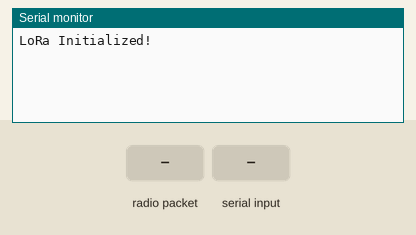
The sketch below on a simulated ESP32. Shown: the last lines printed to the serial monitor. Inputs (shaded band) come from the test bench. No radio packets arrive unless stated.

Above: at 1.2 s.
1.3 s: radio packet "1" arrives
At 3.5 s:
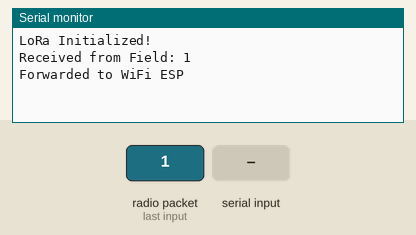
3.8 s: "1\n" received over the second serial link
At 4.8 s:
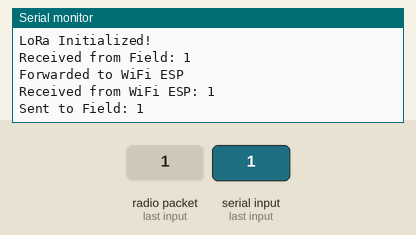
5.3 s: radio packet "0" arrives
At 6.64 s:
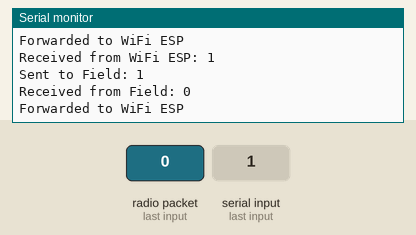
6.8 s: "0\n" received over the second serial link
At 8.3 s:
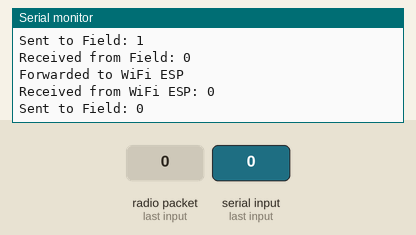

Measured:
- after the input at 1.3 s, the serial monitor: prints a new line after 1.0 s (image 1)
- after the input at 3.8 s, the serial monitor: prints a new line at once (image 2)
- after the input at 5.3 s, the serial monitor: prints a new line after 1.1 s (image 3)
- after the input at 6.8 s, the serial monitor: prints a new line at once (image 4)

The sketch:

HOME_LORA.ino
```cpp
#include <SPI.h>
#include <LoRa.h>

HardwareSerial mySerial(2);  // UART2 (TX2=17, RX2=16)

#define NSS 4
#define RST 5
#define DI0 2

String lastReceivedFromField = "";
bool isInitiator = false;

void setup() {
  Serial.begin(115200);
  mySerial.begin(115200, SERIAL_8N1, 16, 17); // RX=16, TX=17

  LoRa.setPins(NSS, RST, DI0);
  if (!LoRa.begin(433E6)) {
    Serial.println("Starting LoRa failed!");
    while (1);
  }
  LoRa.setSyncWord(0xF1);
  Serial.println("LoRa Initialized!");
}

void loop() {
  if (!isInitiator && LoRa.parsePacket()) {
    // Step 1: Receive message from Field ESP
    String incoming = LoRa.readString();
    Serial.print("Received from Field: ");
    Serial.println(incoming);
    lastReceivedFromField = incoming;

    // Step 2: Forward to WiFi ESP via UART
    mySerial.println(incoming);
    Serial.println("Forwarded to WiFi ESP");

    while (mySerial.available()) mySerial.read();

    // Step 3: Wait for response from WiFi ESP (timeout after 3 seconds)
    unsigned long startTime = millis();
    while (!mySerial.available() && millis() - startTime < 3000);

    if (mySerial.available()) {
      String response = mySerial.readStringUntil('\n');
      response.trim();
      Serial.print("Received from WiFi ESP: ");
      Serial.println(response);

      // Step 4: Send response to Field ESP
      LoRa.beginPacket();
      LoRa.print(response);
      LoRa.endPacket();
      Serial.print("Sent to Field: ");
      Serial.println(response);
    } else {
      Serial.println("No response from WiFi ESP");
    }

    isInitiator = false; // Always false in Home ESP
  }

  delay(100); // Small delay to prevent tight loop
}
```
